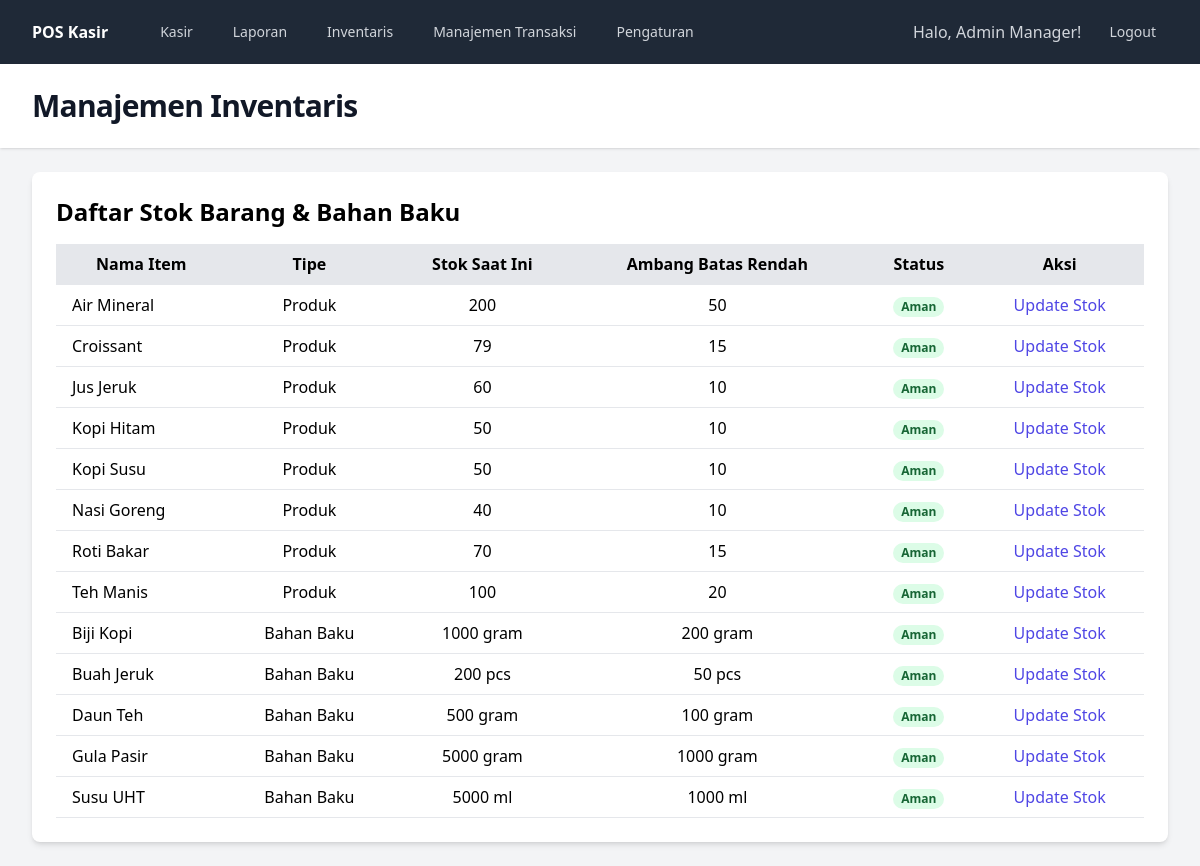
The page /inventory (signed in) on the database as committed earlier.
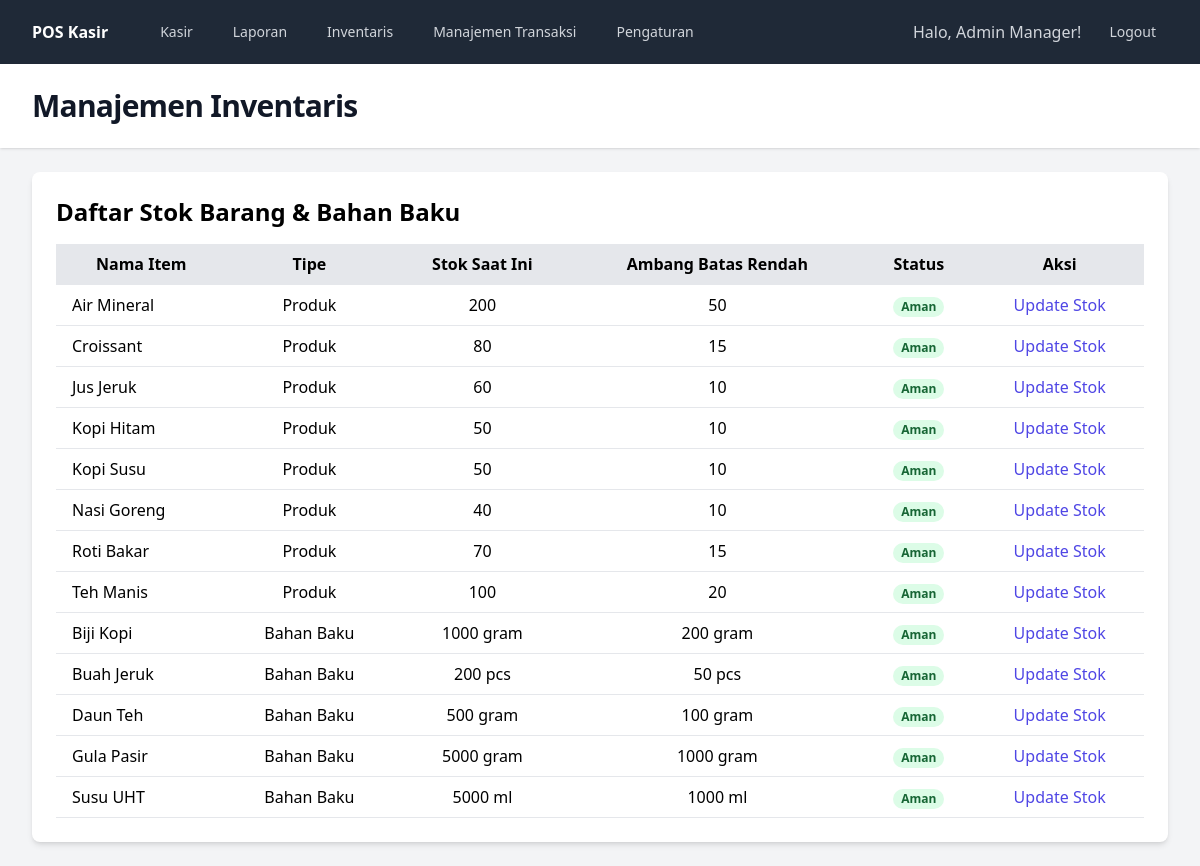
The same page on the database as committed later.
### tables this page shows
CREATE TABLE products (
    id INTEGER PRIMARY KEY AUTOINCREMENT,
    name TEXT NOT NULL,
    price REAL NOT NULL,
    cost REAL NOT NULL,
    stock_quantity INTEGER NOT NULL DEFAULT 0,
    low_stock_threshold INTEGER NOT NULL DEFAULT 10,
    is_recipe INTEGER DEFAULT 0,
    image TEXT,
    is_active INTEGER DEFAULT 1 -- 1 untuk aktif (tampil di kasir), 0 untuk nonaktif
);

### src/views/admin/inventory.php (the view, shortened to what this page needs)
<div class="space-y-6">
    <div class="bg-white p-6 rounded-lg shadow-md">
        <h2 class="text-2xl font-bold mb-4">Daftar Stok Barang & Bahan Baku</h2>
        <div class="overflow-x-auto">
            <table class="min-w-full bg-white">
                <thead class="bg-gray-200">
                    <tr>
                        <th class="py-2 px-4 border-b">Nama Item</th>
                        <th class="py-2 px-4 border-b">Tipe</th>
                        <th class="py-2 px-4 border-b">Stok Saat Ini</th>
                        <th class="py-2 px-4 border-b">Ambang Batas Rendah</th>
                        <th class="py-2 px-4 border-b">Status</th>
                        <th class="py-2 px-4 border-b">Aksi</th>
                    </tr>
                </thead>
                <tbody>
                    <?php foreach ($inventory as $item): ?>
                    <tr class="hover:bg-gray-50">
                        <td class="py-2 px-4 border-b"><?= htmlspecialchars($item['name']) ?></td>
                        <td class="py-2 px-4 border-b text-center"><?= htmlspecialchars($item['type']) ?></td>
                        <td class="py-2 px-4 border-b text-center">
                            <?= $item['stock_quantity'] ?> <?= htmlspecialchars($item['unit']) ?>
                        </td>
                        <td class="py-2 px-4 border-b text-center">
                            <?= $item['low_stock_threshold'] ?> <?= htmlspecialchars($item['unit']) ?>
                        </td>
                        <td class="py-2 px-4 border-b text-center">
                            <?php if ($item['stock_quantity'] <= $item['low_stock_threshold']): ?>
                                <span class="px-2 inline-flex text-xs leading-5 font-semibold rounded-full bg-red-100 text-red-800">
                                    Stok Rendah
                                </span>
                            <?php else: ?>
                                <span class="px-2 inline-flex text-xs leading-5 font-semibold rounded-full bg-green-100 text-green-800">
                                    Aman
                                </span>
                            <?php endif; ?>
                        </td>
                        <td class="py-2 px-4 border-b text-center">
                            <a href="#" class="text-indigo-600 hover:text-indigo-900">Update Stok</a>
                        </td>
                    </tr>
                    <?php endforeach; ?>
                </tbody>
            </table>
        </div>
    </div>
</div>

Rows that differ between the two databases and show on the page:
changed products "Croissant": stock_quantity "79" → "80"
